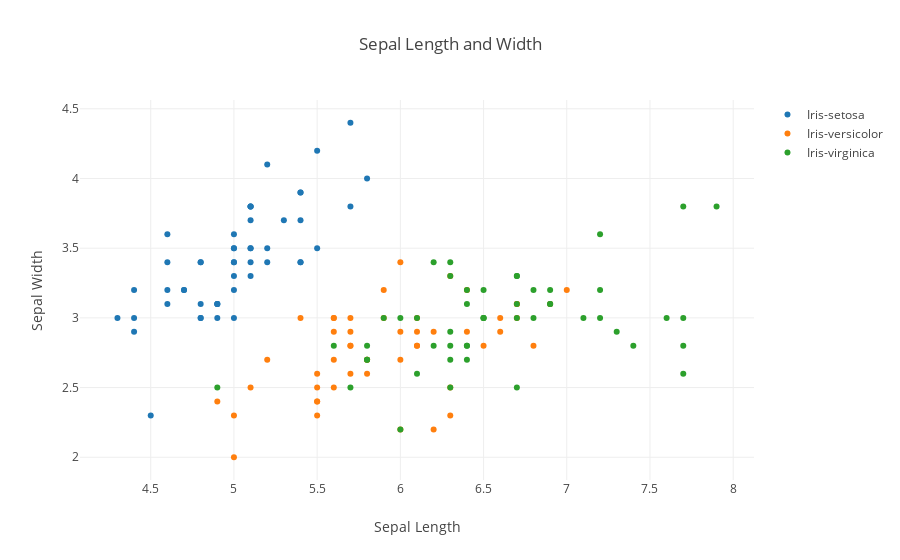

This figure's notebook cell:
### Markdown cell above
#### Note that we can use the legend in an interactive manner

Click on the values in the legend to isolate out the different groups

### Code cell
pyo.iplot(fig)

### Figure 1 — Plotly figure (JSON) as saved in the notebook; plotly's stock layout.template omitted (floating-point values rounded to 4 significant figures)
{"data": [{"mode": "markers", "name": "Iris-setosa", "type": "scatter", "uid": "dc9fb4db-8bfe-4665-8eb9-b4de91c946c9", "x": [5.1, 4.9, 4.7, 4.6, 5, 5.4, 4.6, 5, 4.4, 4.9, 5.4, 4.8, 4.8, 4.3, 5.8, 5.7, 5.4, 5.1, 5.7, 5.1, 5.4, 5.1, 4.6, 5.1, 4.8, 5, 5, 5.2, 5.2, 4.7, 4.8, 5.4, 5.2, 5.5, 4.9, 5, 5.5, 4.9, 4.4, 5.1, 5, 4.5, 4.4, 5, 5.1, 4.8, 5.1, 4.6, 5.3, 5], "y": [3.5, 3, 3.2, 3.1, 3.6, 3.9, 3.4, 3.4, 2.9, 3.1, 3.7, 3.4, 3, 3, 4, 4.4, 3.9, 3.5, 3.8, 3.8, 3.4, 3.7, 3.6, 3.3, 3.4, 3, 3.4, 3.5, 3.4, 3.2, 3.1, 3.4, 4.1, 4.2, 3.1, 3.2, 3.5, 3.1, 3, 3.4, 3.5, 2.3, 3.2, 3.5, 3.8, 3, 3.8, 3.2, 3.7, 3.3]}, {"mode": "markers", "name": "Iris-versicolor", "type": "scatter", "uid": "9b0a2763-e8ec-4ca1-a0f6-7159fc9efda3", "x": [7, 6.4, 6.9, 5.5, 6.5, 5.7, 6.3, 4.9, 6.6, 5.2, 5, 5.9, 6, 6.1, 5.6, 6.7, 5.6, 5.8, 6.2, 5.6, 5.9, 6.1, 6.3, 6.1, 6.4, 6.6, 6.8, 6.7, 6, 5.7, 5.5, 5.5, 5.8, 6, 5.4, 6, 6.7, 6.3, 5.6, 5.5, 5.5, 6.1, 5.8, 5, 5.6, 5.7, 5.7, 6.2, 5.1, 5.7], "y": [3.2, 3.2, 3.1, 2.3, 2.8, 2.8, 3.3, 2.4, 2.9, 2.7, 2, 3, 2.2, 2.9, 2.9, 3.1, 3, 2.7, 2.2, 2.5, 3.2, 2.8, 2.5, 2.8, 2.9, 3, 2.8, 3, 2.9, 2.6, 2.4, 2.4, 2.7, 2.7, 3, 3.4, 3.1, 2.3, 3, 2.5, 2.6, 3, 2.6, 2.3, 2.7, 3, 2.9, 2.9, 2.5, 2.8]}, {"mode": "markers", "name": "Iris-virginica", "type": "scatter", "uid": "66367ad5-a254-461c-af84-16accf55b2a0", "x": [6.3, 5.8, 7.1, 6.3, 6.5, 7.6, 4.9, 7.3, 6.7, 7.2, 6.5, 6.4, 6.8, 5.7, 5.8, 6.4, 6.5, 7.7, 7.7, 6, 6.9, 5.6, 7.7, 6.3, 6.7, 7.2, 6.2, 6.1, 6.4, 7.2, 7.4, 7.9, 6.4, 6.3, 6.1, 7.7, 6.3, 6.4, 6, 6.9, 6.7, 6.9, 5.8, 6.8, 6.7, 6.7, 6.3, 6.5, 6.2, 5.9], "y": [3.3, 2.7, 3, 2.9, 3, 3, 2.5, 2.9, 2.5, 3.6, 3.2, 2.7, 3, 2.5, 2.8, 3.2, 3, 3.8, 2.6, 2.2, 3.2, 2.8, 2.8, 2.7, 3.3, 3.2, 2.8, 3, 2.8, 3, 2.8, 3.8, 2.8, 2.8, 2.6, 3, 3.4, 3.1, 3, 3.1, 3.1, 3.1, 2.7, 3.2, 3.3, 3, 2.5, 3, 3.4, 3]}], "layout": {"hovermode": "closest", "title": "Sepal Length and Width", "xaxis": {"title": "Sepal Length"}, "yaxis": {"title": "Sepal Width"}}}
